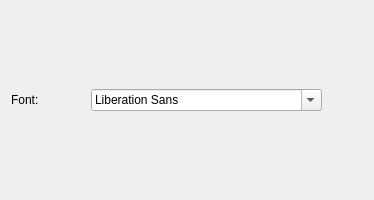
<?xml version="1.0" encoding="UTF-8"?>
<ui version="4.0">
 <class>settingsEditor</class>
 <widget class="QWidget" name="settingsEditor">
  <property name="geometry">
   <rect>
    <x>0</x>
    <y>0</y>
    <width>374</width>
    <height>200</height>
   </rect>
  </property>
  <layout class="QGridLayout">
   <item row="0" column="2">
    <spacer>
     <property name="orientation">
      <enum>Qt::Vertical</enum>
     </property>
     <property name="sizeType">
      <enum>QSizePolicy::Expanding</enum>
     </property>
     <property name="sizeHint" stdset="0">
      <size>
       <width>41</width>
       <height>20</height>
      </size>
     </property>
    </spacer>
   </item>
   <item row="0" column="0">
    <widget class="QLabel" name="backgroundLabel">
     <property name="text">
      <string>Font:</string>
     </property>
     <property name="wordWrap">
      <bool>false</bool>
     </property>
    </widget>
   </item>
   <item row="0" column="1">
    <widget class="QFontComboBox" name="fontComboBox"/>
   </item>
  </layout>
 </widget>
 <resources/>
 <connections/>
</ui>
